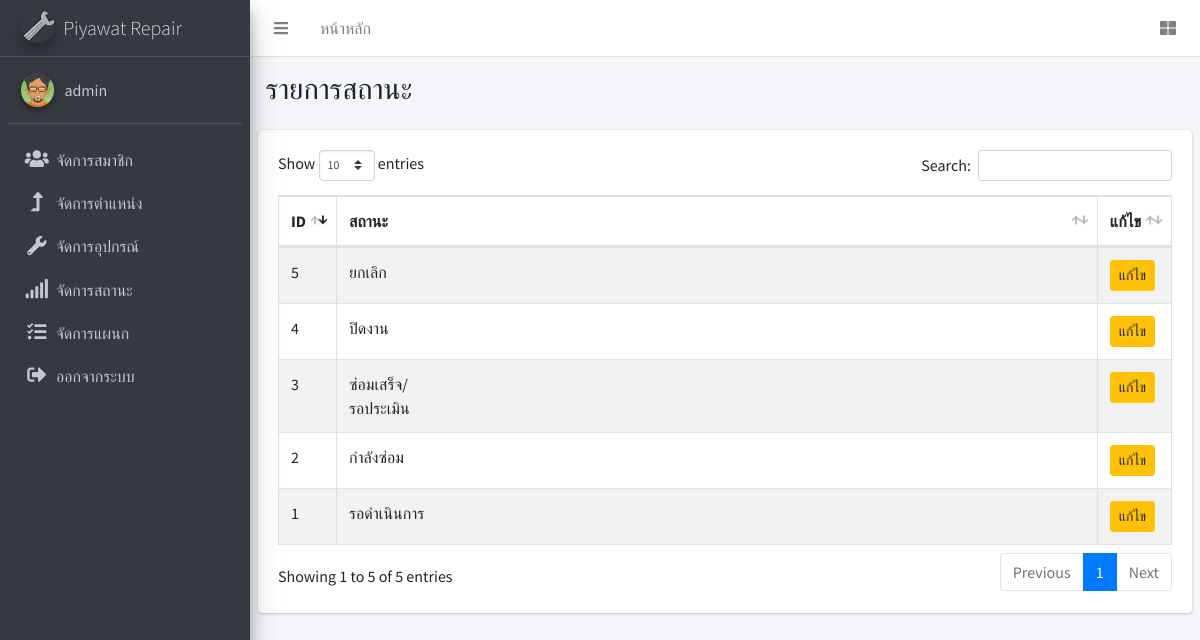
/admin/status.php (signed in), run on the app's committed database.
### tables this page shows
CREATE TABLE `tbl_member` (
  `m_id` int(11) NOT NULL,
  `ref_d_id` int(11) NOT NULL COMMENT 'tbl_department',
  `ref_p_id` int(11) NOT NULL COMMENT 'tbl_position',
  `m_username` varchar(50) NOT NULL,
  `m_password` varchar(50) NOT NULL,
  `m_fname` varchar(50) NOT NULL,
  `m_name` varchar(100) NOT NULL,
  `m_lname` varchar(100) NOT NULL,
  `m_phone` int(20) NOT NULL,
  `m_email` varchar(50) NOT NULL,
  `m_level` varchar(20) NOT NULL,
  `m_img` varchar(100) NOT NULL,
  `m_datesave` timestamp NOT NULL DEFAULT CURRENT_TIMESTAMP
);

CREATE TABLE `tbl_status` (
  `s_id` int(11) NOT NULL,
  `s_name` varchar(100) NOT NULL
);

### admin/status_list.php (the view, shortened to what this page needs)
<?php
$query = "SELECT * FROM tbl_status ORDER BY s_id DESC" or die("Error:" . mysqli_error());
$result = mysqli_query($con, $query);
echo ' <table id="example1" class="table table-bordered table-striped">';
  echo "<thead>";
    echo "<tr class='warning'>
      <th width='5%'>ID</th>
      <th>สถานะ</th>
      <th width='5%'>แก้ไข</th>
    </tr>";
  echo "</thead>";
  while($row = mysqli_fetch_array($result)) {
  echo "<tr>";
    echo "<td>" .$row["s_id"] .  "</td> ";
    echo "<td>" .$row["s_name"] .  "</td> ";
    echo "<td><a href='status.php?act=edit&ID=$row[0]' class='btn btn-warning btn-sm'>แก้ไข</a></td> ";
  echo "</tr>";
  }
echo "</table>";
?>

### admin/status.php (shortened to what this page needs)
<?php include('h.php');?>
<body class="hold-transition skin-red sidebar-mini">
  <div class="wrapper">
    <?php include('menutop.php');?>
      <aside class="main-sidebar sidebar-dark-primary elevation-4">
          <a href="index.php" class="brand-link">
              <img src="../dist/img/wrench.png" alt="AdminLTE Logo" class="brand-image img-circle elevation-3"
                   style="opacity: .8">
              <span class="brand-text font-weight-light">Piyawat Repair</span>
          </a>
          <div class="sidebar">
              <div class="user-panel mt-3 pb-3 mb-3 d-flex">
                  <div class="image">
                      <img src="../m_img/<?php echo $m_img; ?>" class="img-circle elevation-2" alt="User Image">
                  </div>
                  <div class="info">
                      <a href="#" class="d-block"><?php echo $m_name; ?></a>
                  </div>
              </div>
              <nav class="mt-2">
                  <ul class="nav nav-pills nav-sidebar flex-column" data-widget="treeview" role="menu"
                      data-accordion="false">
                      <li class="nav-item">
                          <a href="member.php" class="nav-link">
                              <i class="nav-icon fas fa-users"></i>
                              <p>
                                  จัดการสมาชิก
                              </p>
                          </a>
                      </li>
                      <li class="nav-item">
                          <a href="position.php" class="nav-link">
                              <i class="nav-icon fas fa-level-up-alt"></i>
                              <p>
                                  จัดการตำแหน่ง
                              </p>
                          </a>
                      </li>
                      <li class="nav-item">
                          <a href="device.php" class="nav-link">
                              <i class="nav-icon fas fa-wrench"></i>
                              <p>
                                  จัดการอุปกรณ์
                              </p>
                          </a>
                      </li>
                      <li class="nav-item">
                          <a href="status.php" class="nav-link">
                              <i class="nav-icon fas fa-signal"></i>
                              <p>
                                  จัดการสถานะ
                              </p>
                          </a>
                      </li>
                      <li class="nav-item">
                          <a href="depm.php" class="nav-link">
                              <i class="nav-icon fas fa-tasks"></i>
                              <p>
                                  จัดการแผนก
                              </p>
                          </a>
                      </li>
                      <li class="nav-item">
                          <a href="../logout.php" class="nav-link"
                             onclick="return confirm('คุณต้องการออกจากระบบหรือไม่ ?');">
                              <i class="nav-icon fas fa-sign-out-alt"></i>
                              <p>
                                  ออกจากระบบ
                              </p>
                          </a>
                      </li>
              </nav>
          </div>
      </aside>
      <div class="content-wrapper">
          <section class="content-header">
              <div class="container-fluid">
                  <div class="row mb-2">
                      <div class="col-sm-6">
                          <h1>รายการสถานะ</h1>
                      </div>
                  </div>
              </div>
          </section>
          <section class="content">
              <div class="card">
                  <div class="card-body">
                      <?php
                      $act = $_GET['act'];
                      if($act == 'add'){
                          include('status_form_add.php');
                      }elseif ($act == 'edit') {
                          include('status_form_edit.php');
                      }else {
                          include('status_list.php');
                      }
                      ?>
                  </div>
              </div>
          </section>
      </div>
    </body>
  </html>

### data on the page
tbl_member: m_img (picture), m_name "admin"
tbl_status: s_id "5", s_name "ยกเลิก"
tbl_status: s_id "4", s_name "ปิดงาน"
tbl_status: s_id "3", s_name "ซ่อมเสร็จ/ รอประเมิน"
tbl_status: s_id "2", s_name "กำลังซ่อม"
tbl_status: s_id "1", s_name "รอดำเนินการ"
